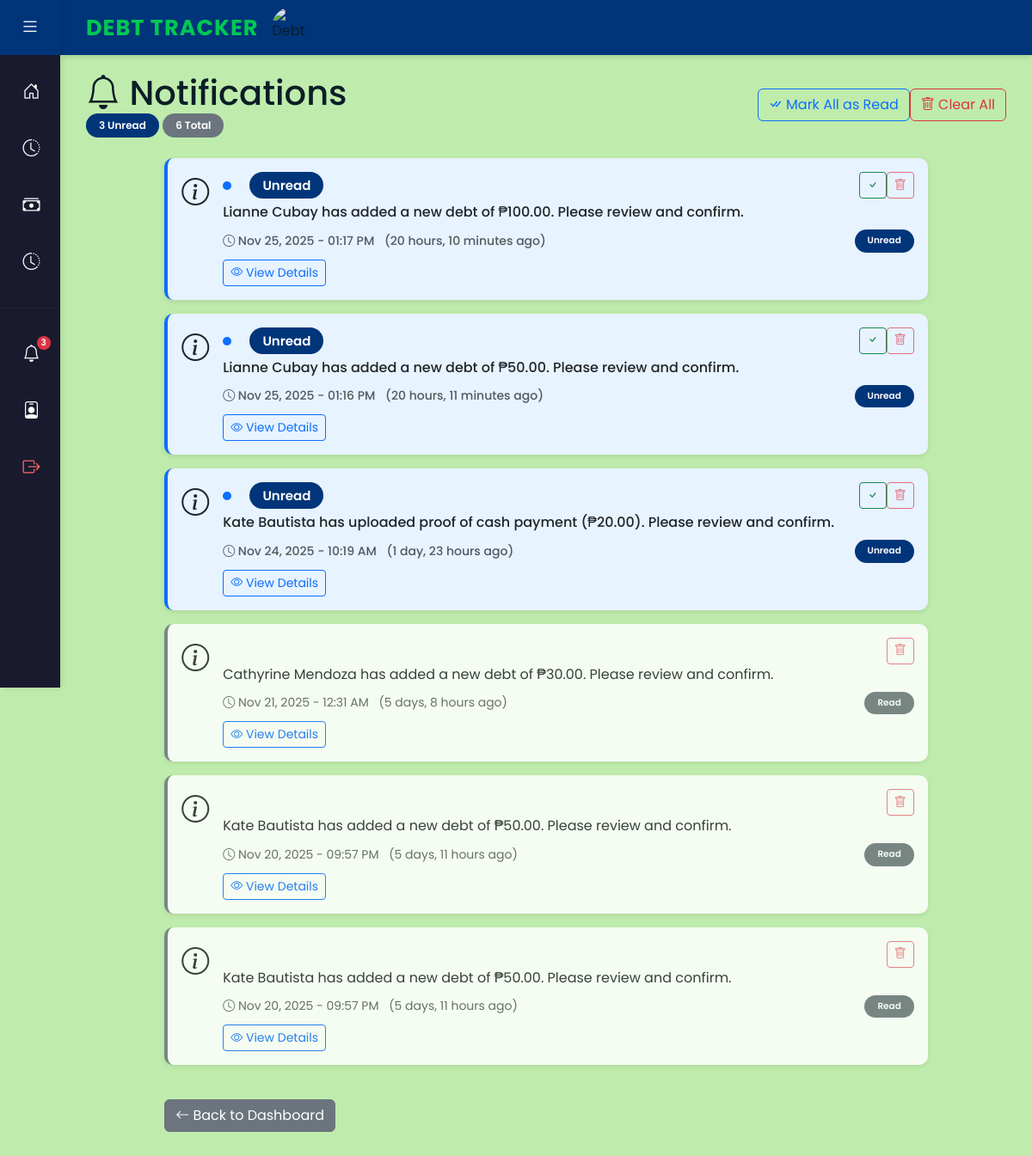
/notifications/ (signed in), run on the app's committed database.
### myapp/models.py (models this page shows, shortened)
class Notification(models.Model):
    NOTIFICATION_TYPES = [
        ('payment_success', 'Payment Success'),
        ('payment_received', 'Payment Received'),
        ('payment_pending', 'Payment Pending'),
        ('payment_debtor_proof_uploaded', 'Debtor Proof Uploaded'),
        ('payment_creditor_proof_uploaded', 'Creditor Proof Uploaded'),
        ('payment_completed', 'Payment Completed'),
        ('partial_payment_received', 'Partial Payment Received'),
        ('debt_confirmed', 'Debt Confirmed'),
        ('debt_rejected', 'Debt Rejected'),
        ('debt_added', 'Debt Added'),
        ('debt_pending_confirmation', 'Debt Pending Confirmation'),
        ('proof_uploaded', 'Proof Uploaded'),
        ('debt_acknowledged', 'Debt Acknowledged'),
        ('debt_active', 'Debt Active'),
    ]
    user = models.ForeignKey(
        settings.AUTH_USER_MODEL,
        on_delete=models.CASCADE,
        related_name='notifications',
        help_text="User who receives this notification"
    )
    notification_type = models.CharField(
        max_length=50,
        choices=NOTIFICATION_TYPES,
        help_text="Type of notification"
    )
    message = models.TextField(
        help_text="Notification message"
    )
    related_id = models.IntegerField(
        blank=True,
        null=True,
        help_text="Related object ID (for generic references)"
    )
    related_payment = models.ForeignKey(
        Payment,
        on_delete=models.CASCADE,
        blank=True,
        null=True,
        related_name='notifications',
        help_text="Related payment (if applicable)"
    )
    related_debt = models.ForeignKey(
        Debt,
        on_delete=models.CASCADE,
        blank=True,
        null=True,
        related_name='notifications',
        help_text="Related debt (if applicable)"
    )
    is_read = models.BooleanField(
        default=False,
        help_text="Whether notification has been read"
    )
    created_at = models.DateTimeField(
        auto_now_add=True,
        help_text="When notification was created"
    )
    class Meta:
        verbose_name = 'Notification'
        verbose_name_plural = 'Notifications'
        ordering = ['-created_at']
        indexes = [
            models.Index(fields=['user', 'is_read', '-created_at']),
        ]

### myapp/views.py (the view)
# urls.py: path('notifications/', views.notifications_view, name='notifications'),
@login_required
def notifications_view(request):
    notifications = Notification.objects.filter(user=request.user).order_by('-created_at')
    unread_count = notifications.filter(is_read=False).count()
    context = {
        'notifications': notifications,
        'unread_count': unread_count,
    }
    return render(request, 'notifications.html', context)

### myapp/context_processors.py (called while the page is built)
def unread_notifications(request):
    if request.user.is_authenticated:
        unread_count = Notification.objects.filter(user=request.user, is_read=False).count()
        return {
            'unread_notifications_count': unread_count
        }
    return {
        'unread_notifications_count': 0
    }

### myapp/templates/notifications.html (shortened to what this page needs)
{% extends 'dashboard_base.html' %}
{% block content %}
<div class="row">
    <div class="col-12">
        <div class="d-flex justify-content-between align-items-center mb-4">
            <div>
                <h1 class="mb-0">
                    <i class="bi bi-bell"></i> Notifications
                </h1>
                {% if notifications %}
                <p class="text-muted mb-0">
                    <span class="badge bg-primary">{{ unread_notifications_count }} Unread</span>
                    <span class="badge bg-secondary">{{ notifications.count }} Total</span>
                </p>
                {% endif %}
            </div>
            {% if notifications %}
            <div class="btn-group">
                <form method="post" action="{% url 'myapp:mark_all_read' %}" style="display:inline;">
                    <button type="submit" class="btn btn-outline-primary">
                        <i class="bi bi-check-all"></i> Mark All as Read
                    </button>
                </form>
                <form method="post" action="{% url 'myapp:clear_all_notifications' %}" style="display:inline;">
                    <button type="submit" class="btn btn-outline-danger" onclick="return confirm('Are you sure you want to delete all notifications? This action cannot be undone.')">
                        <i class="bi bi-trash"></i> Clear All
                    </button>
                </form>
            </div>
            {% endif %}
        </div>
    </div>
</div>
<div class="row">
    <div class="col-lg-10 mx-auto">
        {% if notifications %}
            {% for notification in notifications %}
            <div class="card notification-item mb-3 {% if not notification.is_read %}unread{% else %}read{% endif %}" id="notification-{{ notification.id }}">
                <div class="card-body">
                    <div class="d-flex">
                        <div class="me-3">
                            {% if notification.notification_type == 'payment_success' %}
                                <i class="bi bi-check-circle-fill notification-icon payment-success"></i>
                            {% elif notification.notification_type == 'payment_received' %}
                                <i class="bi bi-cash-coin notification-icon payment-received"></i>
                            {% elif notification.notification_type == 'debt_confirmed' %}
                                <i class="bi bi-check-square notification-icon debt-confirmed"></i>
                            {% elif notification.notification_type == 'debt_rejected' %}
                                <i class="bi bi-x-circle notification-icon debt-rejected"></i>
                            {% elif notification.notification_type == 'debt_added' %}
                                <i class="bi bi-plus-circle notification-icon debt-added"></i>
                            {% elif notification.notification_type == 'debt_pending_confirmation' %}
                                <i class="bi bi-clock-history notification-icon debt-pending-confirmation"></i>
                            {% elif notification.notification_type == 'debt_paid' %}
                                <i class="bi bi-check-circle-fill notification-icon payment-success"></i>
                            {% else %}
                                <i class="bi bi-info-circle notification-icon"></i>
                            {% endif %}
                        </div>
                        <div class="flex-grow-1">
                            <div class="d-flex justify-content-between align-items-start">
                                <div>
                                    <h5 class="mb-1">
                                        {% if not notification.is_read %}
                                        <span class="unread-indicator" title="Unread"></span>
                                        {% endif %}
                                        {% if not notification.is_read %}
                                        <span class="badge bg-primary ms-2">Unread</span>
                                        {% endif %}
                                    </h5>
                                </div>
                                <div class="btn-group btn-group-sm">
                                    {% if not notification.is_read %}
                                    <form method="post" action="{% url 'myapp:mark_notification_read' notification.id %}" style="display:inline;">
                                        <button type="submit" class="btn btn-sm btn-outline-success" title="Mark as read">
                                            <i class="bi bi-check"></i>
                                        </button>
                                    </form>
                                    {% endif %}
                                    <form method="post" action="{% url 'myapp:delete_notification' notification.id %}" style="display:inline;">
                                        <button type="submit" class="btn btn-sm btn-outline-danger delete-btn" title="Delete notification" onclick="return confirm('Delete this notification?')">
                                            <i class="bi bi-trash"></i>
                                        </button>
                                    </form>
                                </div>
                            </div>
                            <p class="mb-2">{{ notification.message }}</p>
                            <div class="d-flex justify-content-between align-items-center">
                                <small class="text-muted">
                                    <i class="bi bi-clock"></i> {{ notification.created_at|date:"M d, Y - h:i A" }}
                                    <span class="ms-2">({{ notification.created_at|timesince }} ago)</span>
                                </small>
                                <small>
                                    {% if notification.is_read %}
                                    <span class="badge bg-secondary">Read</span>
                                    {% else %}
                                    <span class="badge bg-primary">Unread</span>
                                    {% endif %}
                                </small>
                            </div>
                            {% if notification.related_payment %}
                            <div class="mt-2">
                                <a href="{% url 'myapp:view_receipt' notification.related_payment.id %}"
                                   class="btn btn-sm btn-outline-primary view-notification-link"
                                   data-notification-id="{{ notification.id }}"
                                   data-is-read="{{ notification.is_read|lower }}">
                                    <i class="bi bi-receipt"></i> View Receipt
                                </a>
                            </div>
                            {% elif notification.related_debt %}
                            <div class="mt-2">
                                <a href="{% url 'myapp:debt_detail' notification.related_debt.id %}"
                                   class="btn btn-sm btn-outline-primary view-notification-link"
                                   data-notification-id="{{ notification.id }}"
                                   data-is-read="{{ notification.is_read|lower }}">
                                    <i class="bi bi-eye"></i> View Details
                                </a>
                            </div>
                            {% endif %}
                        </div>
                    </div>
                </div>
            </div>
            {% endfor %}
        {% endif %}
    </div>
</div>
<div class="row mt-4">
    <div class="col-lg-10 mx-auto">
        <a href="{% if user.account_type == 'creditor' %}{% url 'myapp:creditor_dashboard' %}{% else %}{% url 'myapp:debtor_dashboard' %}{% endif %}" class="btn btn-secondary">
            <i class="bi bi-arrow-left"></i> Back to Dashboard
        </a>
    </div>
</div>
{% endblock %}

### myapp/templates/dashboard_base.html (style rules this page uses)
:root { --primary-color: #00357a; --secondary-color: #004E89; --background-color: #bfecac; --accent-color: #A8E6CF; --text-color: #0B1D26; --white: #FFFFFF; --sidebar-bg: #1a1a2e; --sidebar-hover: #16213e; }
* { font-family: 'Poppins', sans-serif; }
body { min-height: 100vh; background-color: var(--background-color); color: var(--text-color); display: flex; }
.card { background-color: var(--white); border: none; border-radius: 10px; box-shadow: 0 2px 6px rgba(0,0,0,0.1); transition: transform 0.3s ease, box-shadow 0.3s ease; }
.badge { padding: 8px 15px; border-radius: 20px; font-weight: 600; }
.bg-primary { background-color: var(--primary-color) !important; }

### myapp/templates/notifications.html (style rules this page uses)
.notification-item { border-left: 4px solid #0d6efd; transition: all 0.3s; }
.notification-item.unread { background-color: #e7f3ff; border-left-color: #0d6efd; font-weight: 500; }
.notification-item.read { border-left-color: #6c757d; opacity: 0.85; }
.notification-icon { font-size: 2rem; }
.delete-btn { opacity: 0.7; transition: opacity 0.3s; }
.unread-indicator { width: 10px; height: 10px; background-color: #0d6efd; border-radius: 50%; display: inline-block; margin-right: 8px; animation: pulse 2s infinite; }

### data on the page
Notification: is_read False (drawn), message "Lianne Cubay has added a new debt of ₱100.00. Please review and confirm.", created_at "Nov 25, 2025 - 01:17 PM", created_at "20 hours, 10 minutes"
Notification: is_read False (drawn), message "Lianne Cubay has added a new debt of ₱50.00. Please review and confirm.", created_at "Nov 25, 2025 - 01:16 PM", created_at "20 hours, 11 minutes"
Notification: is_read False (drawn), message "Kate Bautista has uploaded proof of cash payment (₱20.00). Please review and confirm.", created_at "Nov 24, 2025 - 10:19 AM", created_at "1 day, 23 hours"
Notification: message "Cathyrine Mendoza has added a new debt of ₱30.00. Please review and confirm.", created_at "Nov 21, 2025 - 12:31 AM", created_at "5 days, 8 hours", is_read "Read"
Notification: message "Kate Bautista has added a new debt of ₱50.00. Please review and confirm.", created_at "Nov 20, 2025 - 09:57 PM", created_at "5 days, 11 hours", is_read "Read"
Notification: message "Kate Bautista has added a new debt of ₱50.00. Please review and confirm.", created_at "Nov 20, 2025 - 09:57 PM", created_at "5 days, 11 hours", is_read "Read"

### other printed values
{{ unread_notifications_count }} "3"
{{ notifications.count }} "6"
